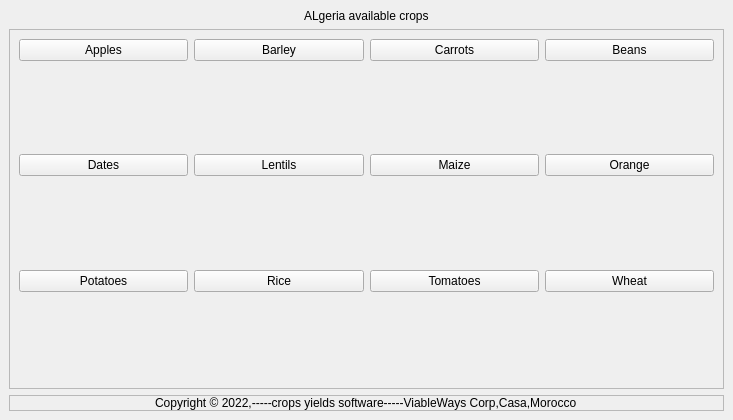
<?xml version="1.0" encoding="UTF-8"?>
<ui version="4.0">
 <class>MainWindow</class>
 <widget class="QMainWindow" name="MainWindow">
  <property name="geometry">
   <rect>
    <x>0</x>
    <y>0</y>
    <width>733</width>
    <height>420</height>
   </rect>
  </property>
  <property name="windowTitle">
   <string>CROP</string>
  </property>
  <widget class="QWidget" name="centralwidget">
   <layout class="QVBoxLayout" name="verticalLayout">
    <item alignment="Qt::AlignHCenter">
     <widget class="QLabel" name="label_2">
      <property name="text">
       <string>ALgeria available crops</string>
      </property>
     </widget>
    </item>
    <item>
     <widget class="QFrame" name="frame">
      <property name="sizePolicy">
       <sizepolicy hsizetype="Preferred" vsizetype="Expanding">
        <horstretch>0</horstretch>
        <verstretch>0</verstretch>
       </sizepolicy>
      </property>
      <property name="frameShape">
       <enum>QFrame::StyledPanel</enum>
      </property>
      <property name="frameShadow">
       <enum>QFrame::Raised</enum>
      </property>
      <layout class="QHBoxLayout" name="horizontalLayout">
       <item>
        <layout class="QGridLayout" name="gridLayout">
         <item row="1" column="1" alignment="Qt::AlignHCenter">
          <widget class="QLabel" name="label_9">
           <property name="text">
            <string/>
           </property>
           <property name="pixmap">
            <pixmap resource="../ressource.qrc">:/image/images/003-barley.png</pixmap>
           </property>
          </widget>
         </item>
         <item row="5" column="0" alignment="Qt::AlignHCenter">
          <widget class="QLabel" name="label_12">
           <property name="text">
            <string/>
           </property>
           <property name="pixmap">
            <pixmap resource="../ressource.qrc">:/image/images/013-potato.png</pixmap>
           </property>
          </widget>
         </item>
         <item row="5" column="1" alignment="Qt::AlignHCenter">
          <widget class="QLabel" name="label_13">
           <property name="text">
            <string/>
           </property>
           <property name="pixmap">
            <pixmap resource="../ressource.qrc">:/image/images/rice.png</pixmap>
           </property>
          </widget>
         </item>
         <item row="3" column="2" alignment="Qt::AlignHCenter">
          <widget class="QLabel" name="label_5">
           <property name="text">
            <string/>
           </property>
           <property name="pixmap">
            <pixmap resource="../ressource.qrc">:/image/images/010-corn-cob.png</pixmap>
           </property>
          </widget>
         </item>
         <item row="2" column="1">
          <widget class="QPushButton" name="lentils_btn">
           <property name="text">
            <string>Lentils</string>
           </property>
          </widget>
         </item>
         <item row="2" column="2">
          <widget class="QPushButton" name="maize_btn">
           <property name="text">
            <string>Maize</string>
           </property>
          </widget>
         </item>
         <item row="2" column="0">
          <widget class="QPushButton" name="dates_btn">
           <property name="text">
            <string>Dates</string>
           </property>
          </widget>
         </item>
         <item row="0" column="2">
          <widget class="QPushButton" name="carrots_btn">
           <property name="text">
            <string>Carrots</string>
           </property>
          </widget>
         </item>
         <item row="3" column="3" alignment="Qt::AlignHCenter">
          <widget class="QLabel" name="label_4">
           <property name="text">
            <string/>
           </property>
           <property name="pixmap">
            <pixmap resource="../ressource.qrc">:/image/images/012-orange.png</pixmap>
           </property>
          </widget>
         </item>
         <item row="1" column="3" alignment="Qt::AlignHCenter">
          <widget class="QLabel" name="label_11">
           <property name="text">
            <string/>
           </property>
           <property name="pixmap">
            <pixmap resource="../ressource.qrc">:/image/images/004-soy.png</pixmap>
           </property>
          </widget>
         </item>
         <item row="1" column="2" alignment="Qt::AlignHCenter">
          <widget class="QLabel" name="label_10">
           <property name="text">
            <string/>
           </property>
           <property name="pixmap">
            <pixmap resource="../ressource.qrc">:/image/images/005-carrots.png</pixmap>
           </property>
          </widget>
         </item>
         <item row="3" column="1" alignment="Qt::AlignHCenter">
          <widget class="QLabel" name="label_6">
           <property name="text">
            <string/>
           </property>
           <property name="pixmap">
            <pixmap resource="../ressource.qrc">:/image/images/009-lentils.png</pixmap>
           </property>
          </widget>
         </item>
         <item row="3" column="0" alignment="Qt::AlignHCenter">
          <widget class="QLabel" name="label_7">
           <property name="text">
            <string/>
           </property>
           <property name="pixmap">
            <pixmap resource="../ressource.qrc">:/image/images/007-dates.png</pixmap>
           </property>
          </widget>
         </item>
         <item row="5" column="3" alignment="Qt::AlignHCenter">
          <widget class="QLabel" name="label_3">
           <property name="text">
            <string/>
           </property>
           <property name="pixmap">
            <pixmap resource="../ressource.qrc">:/image/images/016-wheat-1.png</pixmap>
           </property>
          </widget>
         </item>
         <item row="5" column="2" alignment="Qt::AlignHCenter">
          <widget class="QLabel" name="label_14">
           <property name="text">
            <string/>
           </property>
           <property name="pixmap">
            <pixmap resource="../ressource.qrc">:/image/images/015-tomato.png</pixmap>
           </property>
          </widget>
         </item>
         <item row="2" column="3">
          <widget class="QPushButton" name="orange_btn">
           <property name="text">
            <string>Orange</string>
           </property>
          </widget>
         </item>
         <item row="0" column="0">
          <widget class="QPushButton" name="apples_btn">
           <property name="text">
            <string>Apples</string>
           </property>
          </widget>
         </item>
         <item row="0" column="1">
          <widget class="QPushButton" name="barley_btn">
           <property name="text">
            <string>Barley</string>
           </property>
          </widget>
         </item>
         <item row="0" column="3">
          <widget class="QPushButton" name="beans_btn">
           <property name="text">
            <string>Beans</string>
           </property>
          </widget>
         </item>
         <item row="1" column="0" alignment="Qt::AlignHCenter">
          <widget class="QLabel" name="label_8">
           <property name="text">
            <string/>
           </property>
           <property name="pixmap">
            <pixmap resource="../ressource.qrc">:/image/images/001-apple.png</pixmap>
           </property>
          </widget>
         </item>
         <item row="4" column="0">
          <widget class="QPushButton" name="potatoes_btn">
           <property name="text">
            <string>Potatoes</string>
           </property>
          </widget>
         </item>
         <item row="4" column="1">
          <widget class="QPushButton" name="rice_btn">
           <property name="text">
            <string>Rice</string>
           </property>
          </widget>
         </item>
         <item row="4" column="2">
          <widget class="QPushButton" name="tomatoes_btn">
           <property name="text">
            <string>Tomatoes</string>
           </property>
          </widget>
         </item>
         <item row="4" column="3">
          <widget class="QPushButton" name="wheat_btn">
           <property name="text">
            <string>Wheat</string>
           </property>
          </widget>
         </item>
        </layout>
       </item>
      </layout>
     </widget>
    </item>
    <item>
     <widget class="QFrame" name="frame_3">
      <property name="styleSheet">
       <string notr="true">font: 9pt &quot;Ubuntu&quot;;</string>
      </property>
      <property name="frameShape">
       <enum>QFrame::StyledPanel</enum>
      </property>
      <property name="frameShadow">
       <enum>QFrame::Raised</enum>
      </property>
      <layout class="QHBoxLayout" name="horizontalLayout_2">
       <property name="spacing">
        <number>0</number>
       </property>
       <property name="leftMargin">
        <number>0</number>
       </property>
       <property name="topMargin">
        <number>0</number>
       </property>
       <property name="rightMargin">
        <number>0</number>
       </property>
       <property name="bottomMargin">
        <number>0</number>
       </property>
       <item alignment="Qt::AlignHCenter">
        <widget class="QLabel" name="label">
         <property name="text">
          <string>Copyright © 2022,-----crops yields software-----ViableWays Corp,Casa,Morocco</string>
         </property>
        </widget>
       </item>
      </layout>
     </widget>
    </item>
   </layout>
  </widget>
 </widget>
 <resources>
  <include location="../ressource.qrc"/>
 </resources>
 <connections/>
</ui>
